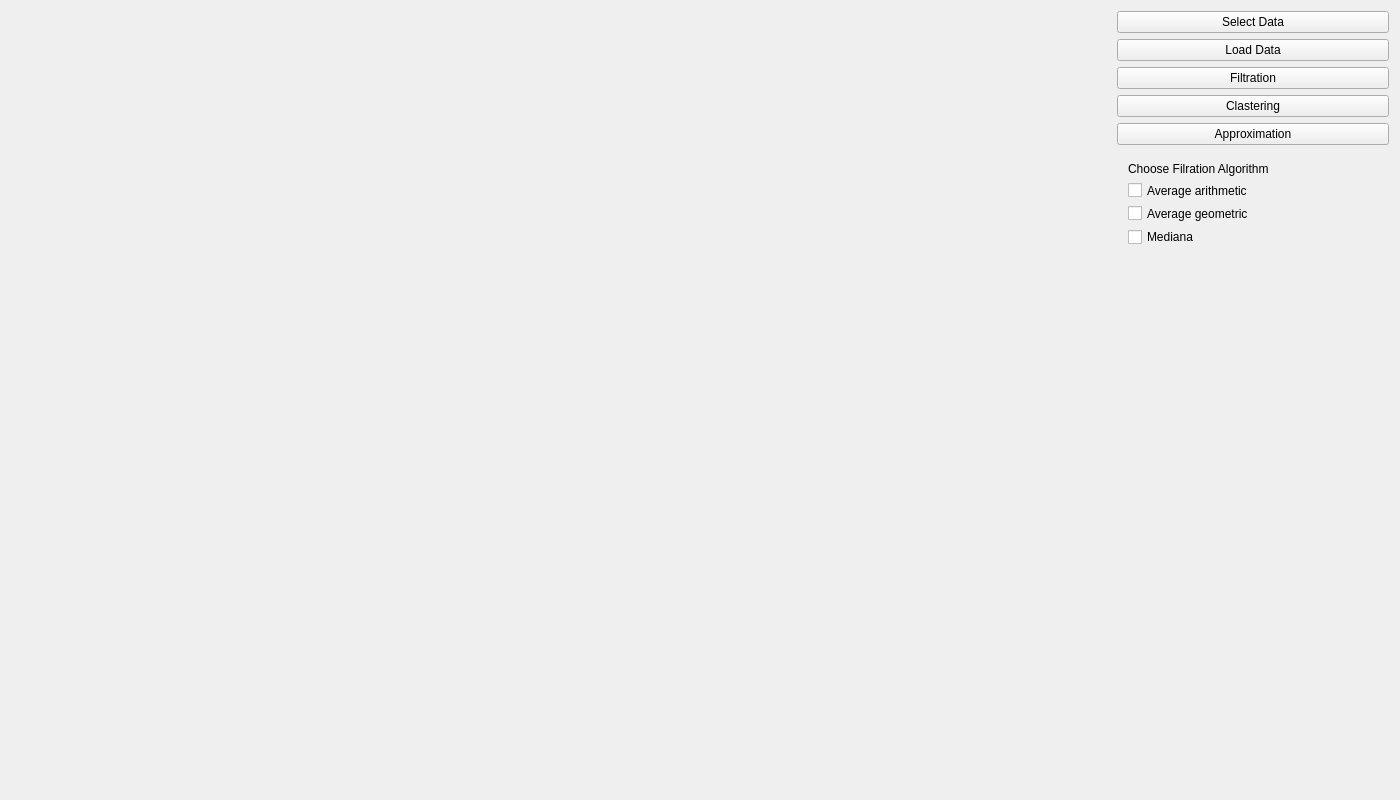
<?xml version="1.0" encoding="UTF-8"?>
<ui version="4.0">
 <class>MainWindow</class>
 <widget class="QMainWindow" name="MainWindow">
  <property name="geometry">
   <rect>
    <x>0</x>
    <y>0</y>
    <width>1400</width>
    <height>800</height>
   </rect>
  </property>
  <property name="maximumSize">
   <size>
    <width>1400</width>
    <height>800</height>
   </size>
  </property>
  <property name="windowTitle">
   <string>MainWindow</string>
  </property>
  <widget class="QWidget" name="centralWidget">
   <layout class="QGridLayout" name="gridLayout">
    <item row="0" column="0" rowspan="2">
     <widget class="GLWidget" name="widget" native="true">
      <property name="enabled">
       <bool>true</bool>
      </property>
      <property name="sizePolicy">
       <sizepolicy hsizetype="MinimumExpanding" vsizetype="MinimumExpanding">
        <horstretch>0</horstretch>
        <verstretch>0</verstretch>
       </sizepolicy>
      </property>
      <property name="maximumSize">
       <size>
        <width>1100</width>
        <height>1100</height>
       </size>
      </property>
      <property name="cursor">
       <cursorShape>CrossCursor</cursorShape>
      </property>
     </widget>
    </item>
    <item row="0" column="1">
     <layout class="QVBoxLayout" name="verticalLayout">
      <item>
       <widget class="QPushButton" name="pushButton_5">
        <property name="text">
         <string>Select Data</string>
        </property>
       </widget>
      </item>
      <item>
       <widget class="QPushButton" name="pushButton">
        <property name="text">
         <string>Load Data</string>
        </property>
       </widget>
      </item>
      <item>
       <widget class="QPushButton" name="pushButton_2">
        <property name="text">
         <string>Filtration</string>
        </property>
       </widget>
      </item>
      <item>
       <widget class="QPushButton" name="pushButton_3">
        <property name="text">
         <string>Clastering</string>
        </property>
       </widget>
      </item>
      <item>
       <widget class="QPushButton" name="pushButton_4">
        <property name="text">
         <string>Approximation</string>
        </property>
       </widget>
      </item>
     </layout>
    </item>
    <item row="1" column="1">
     <widget class="QWidget" name="widget_2" native="true">
      <widget class="QWidget" name="">
       <property name="geometry">
        <rect>
         <x>0</x>
         <y>0</y>
         <width>185</width>
         <height>106</height>
        </rect>
       </property>
       <layout class="QVBoxLayout" name="verticalLayout_2">
        <item>
         <widget class="QLabel" name="label">
          <property name="text">
           <string>Choose Filration Algorithm</string>
          </property>
         </widget>
        </item>
        <item>
         <widget class="QCheckBox" name="checkBox_3">
          <property name="text">
           <string>Average arithmetic</string>
          </property>
         </widget>
        </item>
        <item>
         <widget class="QCheckBox" name="checkBox_2">
          <property name="text">
           <string>Average geometric</string>
          </property>
         </widget>
        </item>
        <item>
         <widget class="QCheckBox" name="checkBox">
          <property name="text">
           <string>Mediana</string>
          </property>
         </widget>
        </item>
       </layout>
      </widget>
     </widget>
    </item>
   </layout>
  </widget>
 </widget>
 <layoutdefault spacing="6" margin="11"/>
 <customwidgets>
  <customwidget>
   <class>GLWidget</class>
   <extends>QWidget</extends>
   <header location="global">glwidget.h</header>
   <container>1</container>
  </customwidget>
 </customwidgets>
 <resources/>
 <connections/>
</ui>
